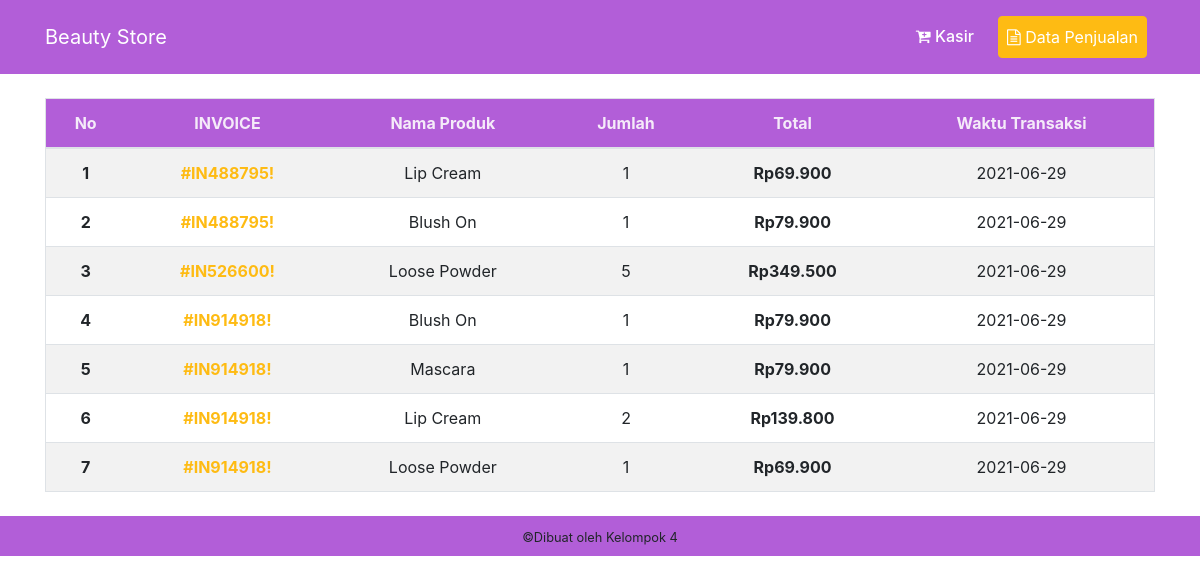
Screenshot of /kasir/data-penjualan.php with the database file from the repository.
### tables this page shows
CREATE TABLE `penjualan` (
  `id_penjualan` int(4) NOT NULL,
  `invoice` varchar(10) NOT NULL,
  `id_produk` int(4) NOT NULL,
  `jumlah` int(10) NOT NULL,
  `total` int(20) NOT NULL,
  `waktu_transaksi` date NOT NULL
);

CREATE TABLE `produk` (
  `id_produk` int(4) NOT NULL,
  `nama` varchar(255) NOT NULL,
  `harga` int(20) NOT NULL,
  `stock` int(20) NOT NULL
);

### functions.php (called while the page is built)
<?php
	function rp($angka){
	  	$rupiah=number_format($angka,0,',','.');
	  	return $rupiah;
	}

### kasir/data-penjualan.php (the view, shortened to what this page needs)
<?php
    require '../koneksinya.php';
    require '../functions.php';
?>
<!DOCTYPE html>
<html lang="en">
<head>
    <link rel="stylesheet" href="../plugins/css/bootstrap.css">
    <link rel="stylesheet" href="../plugins/css/font-awesome.min.css">
</head>
<body>
    <div class="container-fluid bg-warning">
        <div class="container p-0">
            <nav class="navbar px-0 navbar-expand-md bg-warning navbar-dark">
                <div class="container">
                    <a class="navbar-brand" href="#">Beauty Store</a>
                    <div class="collapse navbar-collapse font-weight-semi-bold justify-content-end" id="navbarNavDropdownMenu">
                        <ul class="navbar-nav">
                            <li class="nav-item p-2">
                                <a class="nav-link" href="index.php"><i class="fa fa-cart-plus"></i> Kasir</a>
                            </li>
                            <li class="nav-item p-2">
                                <a class="nav-link btn btn-primary" href="data-penjualan.php"><i class="fa fa-file-text-o"></i> Data Penjualan</a>
                            </li>
                        </ul>
                    </div>
                </div>
            </nav>
        </div>
    </div>
    <div class="container my-4 text-center">
        <table class="table table-striped border mt-4">
            <thead class="bg-warning text-light">
                <tr>
                    <th scope="col">No</th>
                    <th scope="col">INVOICE</th>
                    <th scope="col">Nama Produk</th>
                    <th scope="col">Jumlah</th>
                    <th scope="col">Total</th>
                    <th scope="col">Waktu Transaksi</th>
                </tr>
            </thead>
            <tbody>
                <?php
                    $no = 1;
                    $query    = "SELECT * FROM penjualan INNER JOIN produk ON penjualan.id_produk = produk.id_produk ORDER BY id_penjualan DESC";
                    $mysqlQuery   = mysqli_query($koneksinya, $query);
                    while ($result   = mysqli_fetch_assoc($mysqlQuery)) {
                ?>
                <tr>
                    <th scope="row"><?php echo $no++; ?></th>
                    <td><strong><a href="#"><?php echo $result['invoice']; ?></a></strong></td>
                    <td><?php echo $result['nama']; ?></td>
                    <td><?php echo $result['jumlah']; ?></td>
                    <td><strong>Rp<?php echo rp($result['total']); ?></strong></td>
                    <td><?php echo $result['waktu_transaksi']; ?></td>
                </tr>
                <?php } ?>
            </tbody>
        </table>
    </div>
    <div class="container-fluid text-center py-2 bg-warning">
            <small>&copy;Dibuat oleh Kelompok 4</small>
        </div>
</body>
</html>

### rows the page displays
penjualan: invoice "#IN488795!", id_produk.nama "Lip Cream", jumlah "1", total "69.900", waktu_transaksi "2021-06-29"
penjualan: invoice "#IN488795!", id_produk.nama "Blush On", jumlah "1", total "79.900", waktu_transaksi "2021-06-29"
penjualan: invoice "#IN526600!", id_produk.nama "Loose Powder", jumlah "5", total "349.500", waktu_transaksi "2021-06-29"
penjualan: invoice "#IN914918!", id_produk.nama "Blush On", jumlah "1", total "79.900", waktu_transaksi "2021-06-29"
penjualan: invoice "#IN914918!", id_produk.nama "Mascara", jumlah "1", total "79.900", waktu_transaksi "2021-06-29"
penjualan: invoice "#IN914918!", id_produk.nama "Lip Cream", jumlah "2", total "139.800", waktu_transaksi "2021-06-29"
penjualan: invoice "#IN914918!", id_produk.nama "Loose Powder", jumlah "1", total "69.900", waktu_transaksi "2021-06-29"
